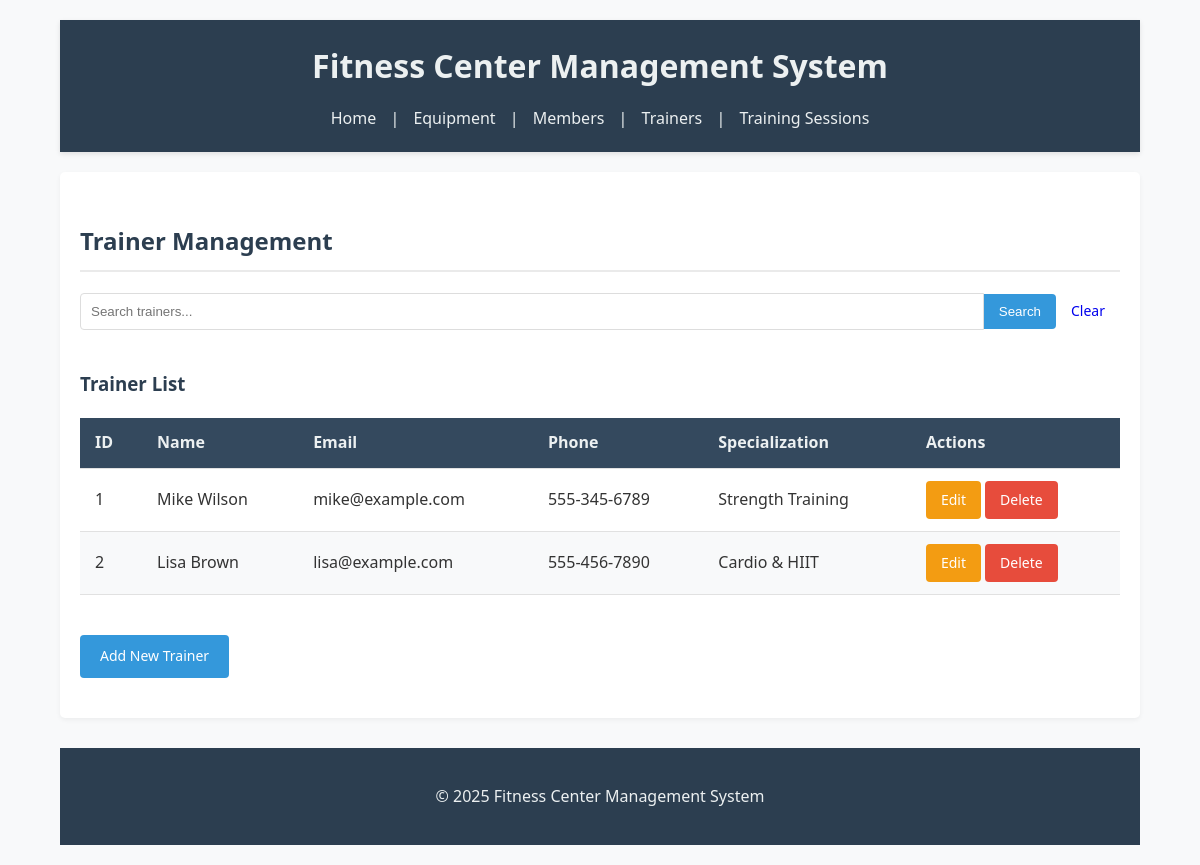
The page /?page=trainers on the database its author committed.
### tables this page shows
CREATE TABLE trainers (
    id INT AUTO_INCREMENT PRIMARY KEY,
    name VARCHAR(100) NOT NULL,
    email VARCHAR(100) UNIQUE,
    phone VARCHAR(15),
    specialization VARCHAR(100) NOT NULL
);

### config/db.php (called while the page is built, shortened)
<?php
class Database {
    private $host = "localhost";
    private $username = "root";
    private $password = "";
    private $dbname = "db_fitness";
    public function __construct() {
        try {
            $this->conn = new PDO("mysql:host=$this->host;dbname=$this->dbname", $this->username, $this->password);
        } catch (PDOException $e) {
            echo "Connection failed: " . $e->getMessage();
        }
    }
}
?>

### class/Trainer.php (called while the page is built, shortened)
<?php
require_once 'config/db.php';
class Trainer {
    private $db;
    public function __construct() {
        $this->db = (new Database())->conn;
    }
    public function getAllTrainers() {
        $stmt = $this->db->query("SELECT * FROM trainers ORDER BY name");
        return $stmt->fetchAll(PDO::FETCH_ASSOC);
    }
}
?>

### view/trainers.php (the view, shortened to what this page needs)
<h2>Trainer Management</h2>
<form method="GET" class="search-form">
    <input type="text" name="search" placeholder="Search trainers..." value="<?= isset($_GET['search']) ? htmlspecialchars($_GET['search']) : '' ?>">
    <button type="submit">Search</button>
    <a href="?page=trainers" class="button">Clear</a>
</form>
<div class="table-container">
    <h3>Trainer List</h3>
    <table>
        <thead>
            <tr>
                <th>ID</th>
                <th>Name</th>
                <th>Email</th>
                <th>Phone</th>
                <th>Specialization</th>
                <th>Actions</th>
            </tr>
        </thead>
        <tbody>
            <?php if(empty($trainersList)): ?>
                <tr>
                    <td colspan="6" class="no-data">No trainers found.</td>
                </tr>
            <?php else: ?>
                <?php
                    usort($trainersList, function ($a, $b) {
                        return $a['id'] <=> $b['id'];
                    });
                    ?>
                <?php foreach($trainersList as $trainer): ?>
                <tr>
                    <td><?= $trainer['id'] ?></td>
                    <td><?= htmlspecialchars($trainer['name']) ?></td>
                    <td><?= htmlspecialchars($trainer['email']) ?></td>
                    <td><?= htmlspecialchars($trainer['phone']) ?></td>
                    <td><?= htmlspecialchars($trainer['specialization']) ?></td>
                    <td>
                        <a href="?page=trainers&action=edit&id=<?= $trainer['id'] ?>" class="button edit">Edit</a>
                        <a href="?page=trainers&action=delete&id=<?= $trainer['id'] ?>" class="button delete" onclick="return confirm('Are you sure you want to delete this trainer?')">Delete</a>
                    </td>
                </tr>
                <?php endforeach; ?>
            <?php endif; ?>
        </tbody>
    </table>
</div>
<?php if(isset($_GET['action']) && ($_GET['action'] == 'add' || $_GET['action'] == 'edit')): ?>
    <?php
    $isEdit = $_GET['action'] == 'edit';
    $formTitle = $isEdit ? 'Edit Trainer' : 'Add New Trainer';
    $trainerData = $isEdit && isset($editTrainer) ? $editTrainer : null;
    ?>
    <div class="form-container">
        <h3><?= $formTitle ?></h3>
        <form method="POST">
            <?php if($isEdit): ?>
                <input type="hidden" name="id" value="<?= $trainerData['id'] ?>">
            <?php endif; ?>
            <div class="form-group">
                <label for="name">Name:</label>
                <input type="text" id="name" name="name" required
                       value="<?= $isEdit ? htmlspecialchars($trainerData['name']) : '' ?>">
            </div>
            <div class="form-group">
                <label for="email">Email:</label>
                <input type="email" id="email" name="email" required
                       value="<?= $isEdit ? htmlspecialchars($trainerData['email']) : '' ?>">
            </div>
            <div class="form-group">
                <label for="phone">Phone:</label>
                <input type="text" id="phone" name="phone" required
                       value="<?= $isEdit ? htmlspecialchars($trainerData['phone']) : '' ?>">
            </div>
            <div class="form-group">
                <label for="specialization">Specialization:</label>
                <input type="text" id="specialization" name="specialization" required
                       value="<?= $isEdit ? htmlspecialchars($trainerData['specialization']) : '' ?>">
            </div>
            <div class="form-buttons">
                <button type="submit" name="<?= $isEdit ? 'update_trainer' : 'add_trainer' ?>" class="button submit">
                    <?= $isEdit ? 'Update Trainer' : 'Add Trainer' ?>
                </button>
                <a href="?page=trainers" class="button cancel">Cancel</a>
            </div>
        </form>
    </div>
<?php else: ?>
    <div class="add-new">
        <a href="?page=trainers&action=add" class="button add">Add New Trainer</a>
    </div>
<?php endif; ?>

### style.css (style rules this page uses)
body { font-family: 'Segoe UI', Tahoma, Geneva, Verdana, sans-serif; line-height: 1.6; color: #333; margin: 0; padding: 0; background-color: #f8f9fa; }
h1, h2, h3 { font-weight: 600; color: #2c3e50; }
h2 { border-bottom: 2px solid #eaeaea; padding-bottom: 10px; margin-top: 30px; }
.table-container { margin: 20px 0; overflow-x: auto; }
table { width: 100%; border-collapse: collapse; margin-bottom: 20px; }
th, td { padding: 12px 15px; text-align: left; border-bottom: 1px solid #e1e1e1; }
th { background-color: #34495e; color: #ecf0f1; font-weight: 600; }
tr:nth-child(even) { background-color: #f8f9fa; }
.search-form { margin: 20px 0; display: flex; align-items: center; }
.search-form input[type="text"] { flex: 1; padding: 10px; border: 1px solid #ddd; border-radius: 4px 0 0 4px; }
.search-form button { padding: 10px 15px; background-color: #3498db; color: white; border: none; border-radius: 0 4px 4px 0; cursor: pointer; }
.button { display: inline-block; padding: 8px 15px; border: none; border-radius: 4px; text-decoration: none; font-size: 14px; font-weight: 500; cursor: pointer; transition: background-color 0.3s; }
.button.add { background-color: #3498db; color: white; padding: 10px 20px; }
.button.edit { background-color: #f39c12; color: white; }
.button.delete { background-color: #e74c3c; color: white; }
.add-new { margin: 20px 0; }

### rows shown on the page
trainers: id "1", name "Mike Wilson", email "mike@example.com", phone "555-345-6789", specialization "Strength Training"
trainers: id "2", name "Lisa Brown", email "lisa@example.com", phone "555-456-7890", specialization "Cardio & HIIT"
